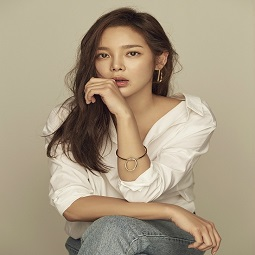
#> input picture images/model3.jpg, 255 x 255 px, found by its file name
$ python cv-10-2.py
#> lines starting #> are read from the running program, lines starting #| are printed output that depends on the picture; after the words box and inside, x2 and y2 are one past the last pixel; in counts of white or black regions, pixels touching at a corner belong together
import numpy as np
import cv2

def thresholding():
    img = cv2.imread('images/model3.jpg', cv2.IMREAD_GRAYSCALE)
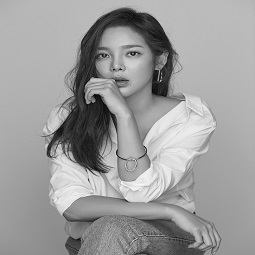
#> img: shape (255, 255); min 3, max 250, mean 156.1

    ret, thr1 = cv2.threshold(img, 127, 255, cv2.THRESH_BINARY)
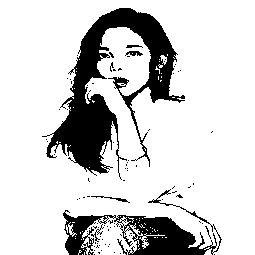
#> thr1: shape (255, 255); 82.1% white; 89 black regions (83 under 20 px), largest, box (x1, y1, x2, y2) and area: (42, 8, 185, 180) 7890, (63, 189, 222, 255) 3374, (91, 196, 130, 203) 62, (125, 51, 143, 56) 57, (91, 224, 104, 242) 47, (126, 45, 143, 48) 34
    thr2 = cv2.adaptiveThreshold(img, 255, cv2.ADAPTIVE_THRESH_MEAN_C, cv2.THRESH_BINARY, 11, 2)
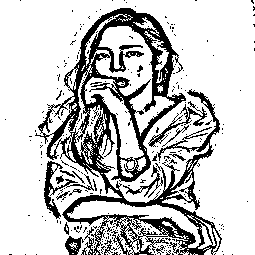
#> thr2: shape (255, 255); 78% white; 254 black regions (238 under 20 px), largest, box (x1, y1, x2, y2) and area: (35, 8, 222, 255) 11909, (44, 161, 94, 219) 528, (148, 101, 207, 147) 392
    thr3 = cv2.adaptiveThreshold(img, 255, cv2.ADAPTIVE_THRESH_GAUSSIAN_C, cv2.THRESH_BINARY, 11, 2)
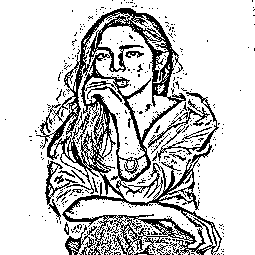
#> thr3: shape (255, 255); 79.9% white; black in thin lines or dots

    titles = ['original', 'Global Thresholding(v=127)', 'Adaptive MEAN', 'Adaptive GAUSSIAN']
    images = [img, thr1, thr2, thr3]

    for i in range(4):
        cv2.imshow(titles[i], images[i])

    cv2.waitKey(0)
    cv2.destroyAllWindows()

thresholding()

$ run again, with images/grad.jpg copied over images/model3.jpg
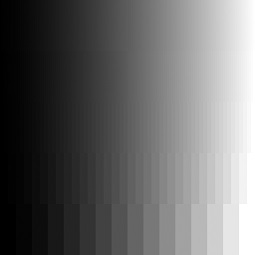
#> input picture images/grad.jpg, 255 x 255 px, found by its file name
#> in thresholding, img is the input picture: shape (255, 255); min 0, max 255, mean 103.6
#> in thresholding, `ret, thr1 = cv2.threshold(img, 127, 255, cv2.THRESH_BINARY)`:
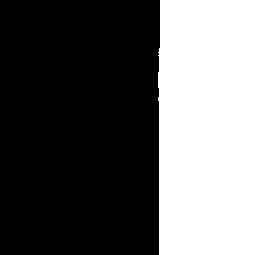
#> thr1: shape (255, 255); 37.6% white; 1 white region, box (x1, y1, x2, y2) and area: (158, 0, 255, 255) 24454
#> thr2: shape (255, 255); 86% white; 185 black regions (134 under 20 px), largest, box (x1, y1, x2, y2) and area: (218, 58, 223, 255) 469, (234, 99, 239, 255) 447, (154, 112, 159, 255) 439
#> in thresholding, `thr3 = cv2.adaptiveThreshold(img, 255, cv2.ADAPTIVE_THRESH_GAUSSIAN_C,..`:
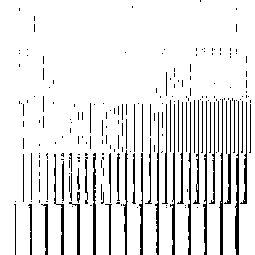
#> thr3: shape (255, 255); 89.8% white; black in thin lines or dots
